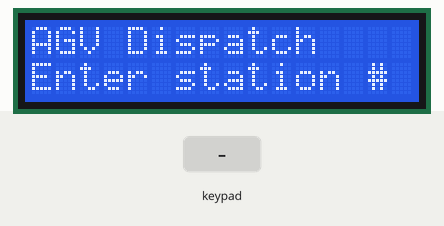
Recording of a sketch running on a simulated Arduino Uno, built with avr-gcc and run on an emulated ATmega328P. On the bench: 16×2 character LCD. Inputs (shaded band) come from the test bench.

Above: at 1.2 s.
1.3 s: keypad keys 2 3 4 5 # pressed 0.4 s apart
At 4.2 s:
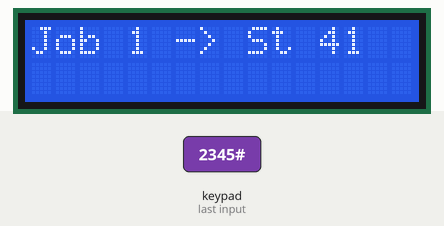
4.8 s: key '1' pressed
At 4.86 s:
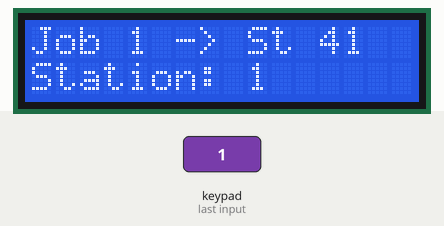
7.4 s: keypad keys 2 3 4 5 * pressed 0.4 s apart
At 9.8 s:
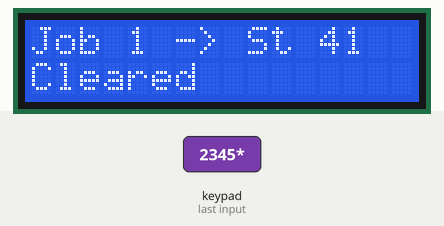
10.9 s: key '2' pressed
At 11.2 s:
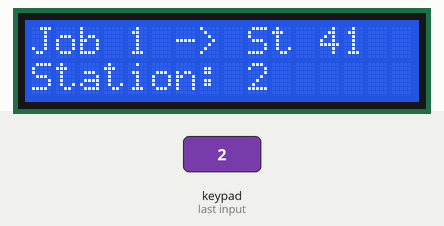
12.4 s: key '*' pressed
At 13.5 s:
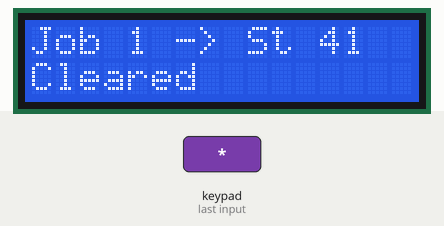
Timing chart, 0 to 14.9 s (numbered marks = the images above; inputs shaded):
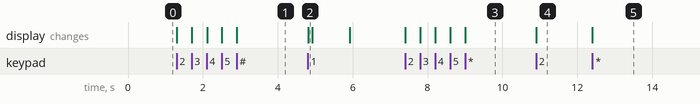

Measured:
- after the input at 1.3 s, the display: first changes at once (image 1 shows a later state)
- after the input at 4.8 s, the display: changes at once (image 2)
- after the input at 7.4 s, the display: first changes at once (image 3 shows a later state)
- after the input at 10.9 s, the display: changes at once (image 4)
- after the input at 12.4 s, the display: changes at once (image 5)

The sketch:

dispatch_console.ino
```cpp
/*
  Warehouse AGV Dispatch - Dispatch Console
  ------------------------------------------------
  Keypad job entry, LCD queue display, and a checksummed UART protocol
  to the AGV with ACK/retry flow control so only one job is ever in
  flight at a time. Board: Arduino Uno.
*/

#include <Keypad.h>
#include <LiquidCrystal.h>
#include <SoftwareSerial.h>

const byte ROWS = 4, COLS = 4;
char keys[ROWS][COLS] = {
  {'1','2','3','A'},
  {'4','5','6','B'},
  {'7','8','9','C'},
  {'*','0','#','D'}
};
byte rowPins[ROWS] = {2, 3, 4, 5};
byte colPins[COLS] = {6, 7, 8, 9};
Keypad keypad = Keypad(makeKeymap(keys), rowPins, colPins, ROWS, COLS);

LiquidCrystal lcd(10, 11, 12, 13, A0, A1);
SoftwareSerial link(A2, A3); // RX, TX - crossed to Mega Serial2

#pragma pack(push, 1)
struct JobPacket {
  uint8_t stx = 0x02;
  uint8_t len = 3;
  uint8_t cmd = 1; // JOB
  uint8_t jobId;
  uint8_t destinationStation;
  uint8_t crc8;
  uint8_t etx = 0x03;
};
#pragma pack(pop)

const uint8_t QUEUE_SIZE = 8;
uint8_t queueStations[QUEUE_SIZE];
uint8_t qHead = 0, qTail = 0, qCount = 0;

uint8_t nextJobId = 1;
bool jobInFlight = false;
uint8_t inFlightJobId = 0;
uint8_t inFlightStation = 0;
unsigned long jobSentAtMs = 0;
uint8_t retriesLeft = 0;
const unsigned long ACK_TIMEOUT_MS = 1000;

String entryBuffer = "";

void setup() {
  Serial.begin(9600);
  link.begin(115200);
  lcd.begin(16, 2);
  lcd.print("AGV Dispatch");
  lcd.setCursor(0, 1);
  lcd.print("Enter station #");
}

void loop() {
  handleKeypad();
  handleLinkTraffic();
  handleRetryTimeout();
  dispatchIfIdle();
}

void handleKeypad() {
  char key = keypad.getKey();
  if (!key) return;

  if (key >= '0' && key <= '9') {
    entryBuffer += key;
    lcd.setCursor(0, 1);
    lcd.print("Station: " + entryBuffer + "   ");
  } else if (key == '#') {
    if (entryBuffer.length() > 0) {
      enqueueJob(entryBuffer.toInt());
      entryBuffer = "";
    }
  } else if (key == '*') {
    entryBuffer = "";
    lcd.setCursor(0, 1);
    lcd.print("Cleared         ");
  }
}

void enqueueJob(uint8_t station) {
  if (qCount >= QUEUE_SIZE) return;
  queueStations[qTail] = station;
  qTail = (qTail + 1) % QUEUE_SIZE;
  qCount++;
  lcd.setCursor(0, 1);
  lcd.print("Queued: " + String(station) + "      ");
}

void dispatchIfIdle() {
  if (jobInFlight || qCount == 0) return;

  uint8_t station = queueStations[qHead];
  qHead = (qHead + 1) % QUEUE_SIZE;
  qCount--;

  sendJob(nextJobId, station);
  inFlightJobId = nextJobId;
  inFlightStation = station;
  nextJobId++;
  jobInFlight = true;
  jobSentAtMs = millis();
  retriesLeft = 2;
}

void sendJob(uint8_t jobId, uint8_t station) {
  JobPacket pkt;
  pkt.jobId = jobId;
  pkt.destinationStation = station;
  uint8_t body[3] = {pkt.cmd, pkt.jobId, pkt.destinationStation};
  pkt.crc8 = crc8(body, 3);

  link.write(pkt.stx);
  link.write(pkt.len);
  link.write(pkt.cmd);
  link.write(pkt.jobId);
  link.write(pkt.destinationStation);
  link.write(pkt.crc8);
  link.write(pkt.etx);

  lcd.clear();
  lcd.print("Job " + String(jobId) + " -> St " + String(station));
}

void handleLinkTraffic() {
  if (!link.available()) return;
  String line = link.readStringUntil('\n');
  line.trim();

  if (line.startsWith("ACK,")) {
    uint8_t jobId = line.substring(4).toInt();
    if (jobId == inFlightJobId) {
      lcd.setCursor(0, 1);
      lcd.print("Executing...     ");
    }
  } else if (line.startsWith("DONE,")) {
    uint8_t jobId = line.substring(5).toInt();
    if (jobId == inFlightJobId) {
      jobInFlight = false;
      lcd.setCursor(0, 1);
      lcd.print("Job " + String(jobId) + " DONE   ");
    }
  }
}

void handleRetryTimeout() {
  if (!jobInFlight) return;
  if (millis() - jobSentAtMs < ACK_TIMEOUT_MS) return;

  if (retriesLeft > 0) {
    retriesLeft--;
    sendJob(inFlightJobId, inFlightStation);
    jobSentAtMs = millis();
  } else {
    jobInFlight = false;
    lcd.setCursor(0, 1);
    lcd.print("Dispatch FAILED  ");
  }
}

uint8_t crc8(const uint8_t *data, size_t len) {
  uint8_t crc = 0;
  for (size_t i = 0; i < len; i++) {
    crc ^= data[i];
    for (uint8_t b = 0; b < 8; b++) crc = (crc & 0x80) ? (crc << 1) ^ 0x07 : (crc << 1);
  }
  return crc;
}
```
